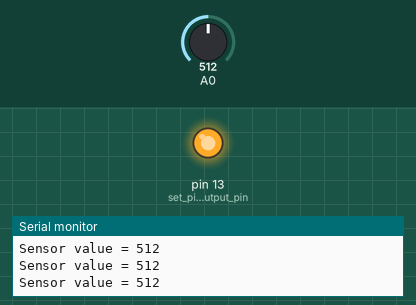
Simulated run of this sketch. Board: Arduino Uno, built with avr-gcc and run on an emulated ATmega328P. Shown: output pins drawn as LEDs (lit = HIGH), the last lines printed to the serial monitor. The test bench sets the inputs (shaded band); at power-on: A0 = 512.

Above: at 1.2 s.
1.3 s: A0 set to 586
2.8 s: A0 set to 615
At 4.0 s:
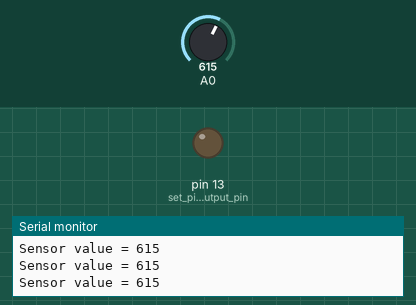
4.3 s: A0 set to 590
At 5.2 s:
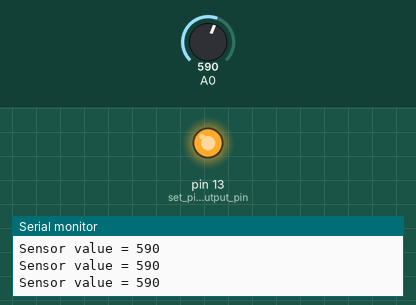
5.8 s: A0 set to 610
At 7.0 s:
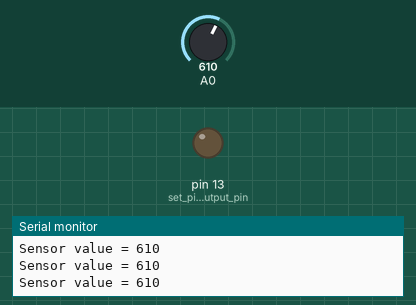
Timing chart, 0 to 8.8 s (numbered marks = the images above; inputs shaded):
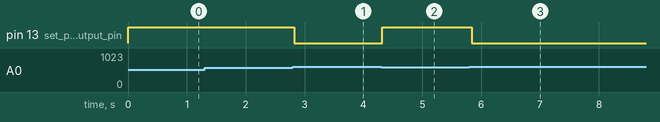

The sketch:

Control_LED_based_on_line_detection.ino
```cpp
void setup() {
Serial.begin(9600); //initialize serial comm with baud rate 9600,
pinMode(13, OUTPUT); // set pin 13 as Output pin
}

void loop() {
// turn on LED when black line is detected over bright surface
int sensor = analogRead(A0);
Serial.println("Sensor value = " + String(sensor));
if(sensor < 600) {
  digitalWrite(13, HIGH);
}
else {
  digitalWrite(13, LOW);
}
}
```

Measured:
- the behaviour switches between 599 and 600 on A0 (found by bisection; images 0 and 1)
- after the input at 2.8 s, pin 13 (set_pin_13_as_Output_pin): HIGH → LOW at once
- after the input at 4.3 s, pin 13 (set_pin_13_as_Output_pin): LOW → HIGH at once
- after the input at 5.8 s, pin 13 (set_pin_13_as_Output_pin): HIGH → LOW at once
